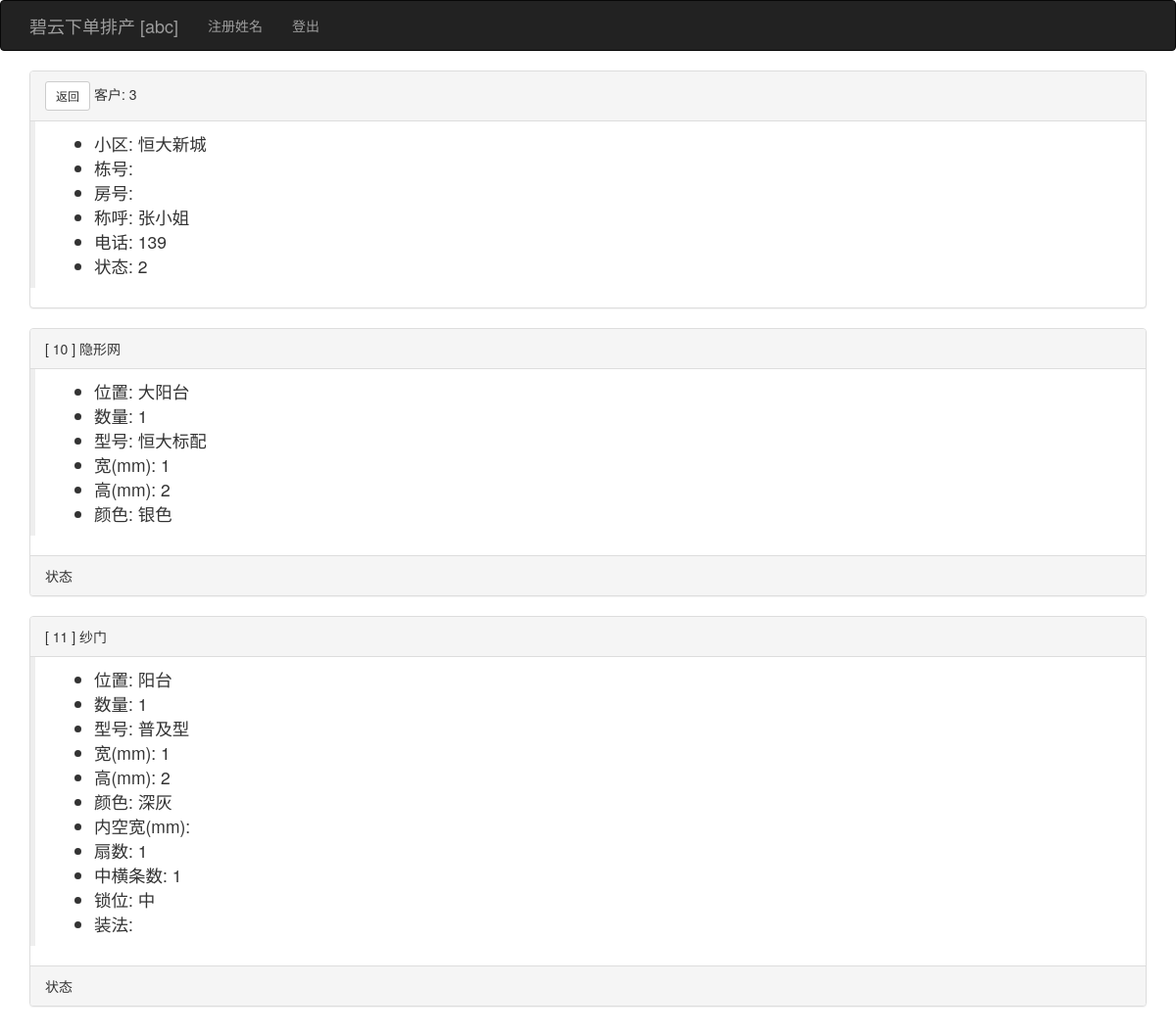
The page /viewkehudd/3 (signed in) on the database its author committed.
### app/models.py (models this page shows, shortened)
class User(UserMixin, db.Model):
    __tablename__ = 'users'
    id = db.Column(db.Integer, primary_key=True)
    user = db.Column(db.String(64), unique=True, index=True)
    pin = db.Column(db.String(64))
    username = db.Column(db.String(64))
    tel = db.Column(db.String(32))
    role = db.Column(db.String(64))
    isuse = db.Column(db.Boolean, default=False)
    beizhu = db.Column(db.String(64))
    kehus = db.relationship('Kehu', backref='user', lazy='dynamic')
    @login_manager.user_loader
    def load_user(user_id):
        return User.query.get(int(user_id))

class Kehu(db.Model):
    __tablename__ = 'kehus'
    id = db.Column(db.Integer, primary_key=True)
    user_id = db.Column(db.Integer, db.ForeignKey('users.id'))
    xiaoqu_id = db.Column(db.Integer, db.ForeignKey('xiaoqus.id'))
    fangjian = db.Column(db.String(64))
    chenghu = db.Column(db.String(64))
    tel = db.Column(db.String(64))
    zje = db.Column(db.Float)
    beizhu = db.Column(db.String(64))
    status = db.Column(db.Integer, default=0)  # 0已测尺、1已下单、2已安装、3已清款
    time0 = db.Column(db.DateTime(), default=datetime.utcnow)
    time1 = db.Column(db.DateTime())
    time2 = db.Column(db.DateTime())
    time3 = db.Column(db.DateTime())
    dingdans = db.relationship('Dingdan', backref='kehu', lazy='dynamic')

class Xiaoqu(db.Model):
    __tablename__ = 'xiaoqus'
    id = db.Column(db.Integer, primary_key=True)
    xiaoqu = db.Column(db.String(64), unique=True, index=True)
    dizhi = db.Column(db.String(100))
    beizhu = db.Column(db.String(128))
    kehus = db.relationship('Kehu', backref='xiaoqu', lazy='dynamic')

class Dingdan(db.Model):
    __tablename__ = 'dingdans'
    id = db.Column(db.Integer, primary_key=True)
    kehu_id = db.Column(db.Integer, db.ForeignKey('kehus.id'))
    chanpin_id = db.Column(db.Integer, db.ForeignKey('chanpins.id'))
    shuliang = db.Column(db.Integer)
    weizhi = db.Column(db.String(64))
    xinghao = db.Column(db.String(64))
    kuan_chang = db.Column(db.Integer)
    gao = db.Column(db.Integer)
    meikongkuan_bashoudigao = db.Column(db.Integer)
    color = db.Column(db.String(64))
    shanshu = db.Column(db.Integer)
    zhonghengtiaoshu_gantiaoshu = db.Column(db.Integer)
    shuowei = db.Column(db.String(64))
    ishaveht = db.Column(db.String(64))
    zhangfa_dengfenshu_kaishuofangshi = db.Column(db.String(64))
    jiage = db.Column(db.Float)
    tushipic = db.Column(db.String(64))
    beizhu = db.Column(db.String(64))
    status = db.Column(db.Integer, default=0)  # 0测尺、1业务下单、2工厂下单、3工厂入库、4工厂发货、5货到工地、6安装完成
    fakaidi = db.Column(db.String(64))
    time0 = db.Column(db.DateTime(), default=datetime.utcnow)
    user0_id = db.Column(db.Integer, db.ForeignKey('users.id'))
    time1 = db.Column(db.DateTime())
    user1_id = db.Column(db.Integer, db.ForeignKey('users.id'))
    time2 = db.Column(db.DateTime())
    user2_id = db.Column(db.Integer, db.ForeignKey('users.id'))
    time3 = db.Column(db.DateTime())
    user3_id = db.Column(db.Integer, db.ForeignKey('users.id'))
    time4 = db.Column(db.DateTime())
    user4_id = db.Column(db.Integer, db.ForeignKey('users.id'))
    time5 = db.Column(db.DateTime())
    user5_id = db.Column(db.Integer, db.ForeignKey('users.id'))
    time6 = db.Column(db.DateTime())
    user6_id = db.Column(db.Integer, db.ForeignKey('users.id'))

### app/main/views.py (the view)
@main.route('/viewkehudd/<int:id>', methods=['GET', 'POST'])
@login_required
def viewkehudd(id):
    kehu = Kehu.query.get(id)
    return render_template('viewkehudd.html', kehu=kehu)

### app/templates/viewkehudd.html (shortened to what this page needs)
{% extends "base.html" %}
{% import "bootstrap/wtf.html" as wtf %}
{% block page_content %}
           <div class="panel panel-default">
                <div class="panel-heading"> <a class="btn btn-default btn-sm" href="{{ url_for('main.kehulist') }}">返回</a> 客户: {{ kehu.id }}</div>
                <div class="post-body">
                    <blockquote>
                    <ul>
                    <li>小区: {{ kehu.xiaoqu.xiaoqu }}</li>
                    <li>栋号: {{ kehu.donghao }}</li>
                    <li>房号: {{ kehu.fanghao }}</li>
                    <li>称呼: {{ kehu.chenghu }}</li>
                    <li>电话: {{ kehu.tel }}</li>
                    <li>状态: {{ kehu.status }}</li>
                    </ul>
                    </blockquote>
                </div>
            </div>
    {% for dingdan in kehu.dingdans %}
            <div class="panel panel-default">
        {% if dingdan.chanpin.pinming == '隐形网' %}
                <div class="panel-heading">[ {{ dingdan.id }} ] 隐形网</div>
                <div class="post-body">
                    <blockquote>
                    <ul>
                        <li>位置: {{ dingdan.weizhi }}</li>
                        <li>数量: {{ dingdan.shuliang }}</li>
                        <li>型号: {{ dingdan.xinghao }}</li>
                        <li>宽(mm): {{ dingdan.kuan_chang }}</li>
                        <li>高(mm): {{ dingdan.gao }}</li>
                        <li>颜色: {{ dingdan.color }}</li>
                    </ul>
                    </blockquote>
                </div>
                <div class="panel-footer">状态</div>
        {% elif dingdan.chanpin.pinming == '纱门' %}
                <div class="panel-heading">[ {{ dingdan.id }} ] 纱门</div>
                <div class="post-body">
                    <blockquote>
                    <ul>
                        <li>位置: {{ dingdan.weizhi }}</li>
                        <li>数量: {{ dingdan.shuliang }}</li>
                        <li>型号: {{ dingdan.xinghao }}</li>
                        <li>宽(mm): {{ dingdan.kuan_chang }}</li>
                        <li>高(mm): {{ dingdan.gao }}</li>
                        <li>颜色: {{ dingdan.color }}</li>
                        <li>内空宽(mm): {{ dingdan.meikuan_digao }}</li>
                        <li>扇数: {{ dingdan.shanshu }}</li>
                        <li>中横条数: {{ dingdan.zhonghengtiaoshu_gantiaoshu }}</li>
                        <li>锁位: {{ dingdan.shuowei }}</li>
                        <li>装法: {{ dingdan.zhangfa }}</li>
                    </ul>
                    </blockquote>
                </div>
                <div class="panel-footer">状态</div>
        {% endif %}
            </div>
    {% endfor %}
{% endblock %}

### app/templates/base.html (shortened to what this page needs)
{% extends "bootstrap/base.html" %}
{% block head %}
{{ super() }}
<link rel="stylesheet" type="text/css" href="{{ url_for('static', filename='styles.css') }}">
{% endblock %}
{% block navbar %}
<div class="navbar navbar-inverse" role="navigation">
    <div class="container">
        <div class="navbar-header">
            <a class="navbar-brand" href="{{ url_for('main.index') }}">碧云下单排产 [{{ current_user.username }}] </a>
        </div>
        <div class="navbar-collapse collapse">
            <ul class="nav navbar-nav">
                {% if current_user.is_authenticated %}
                <li><a href="{{ url_for('auth.change_username') }}">注册姓名</a></li>
                <li><a href="{{ url_for('auth.logout') }}">登出</a></li>
                {% endif %}
            </ul>
        </div>
    </div>
</div>
{% endblock %}
{% block content %}
<div class="container">
    {% block page_content %}{% endblock %}
</div>
{% endblock %}

### rows shown on the page
User: username "abc"
Kehu: id "3", chenghu "张小姐", tel "139", status "2"
Xiaoqu: xiaoqu.xiaoqu "恒大新城"
Dingdan: id "10", weizhi "大阳台", shuliang "1", xinghao "恒大标配", kuan_chang "1", gao "2", color "银色"
Dingdan: id "11", weizhi "阳台", shuliang "1", xinghao "普及型", kuan_chang "1", gao "2", color "深灰", shanshu "1", zhonghengtiaoshu_gantiaoshu "1", shuowei "中"
